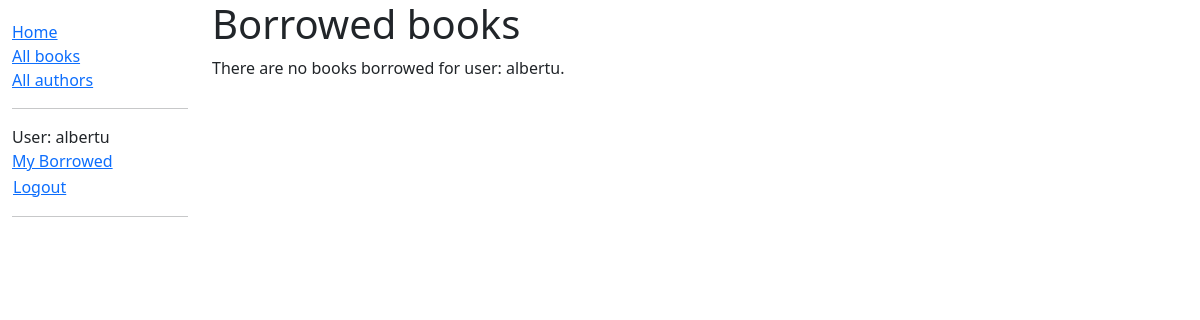
Page /catalog/mybooks/ (signed in) on the earlier database version.
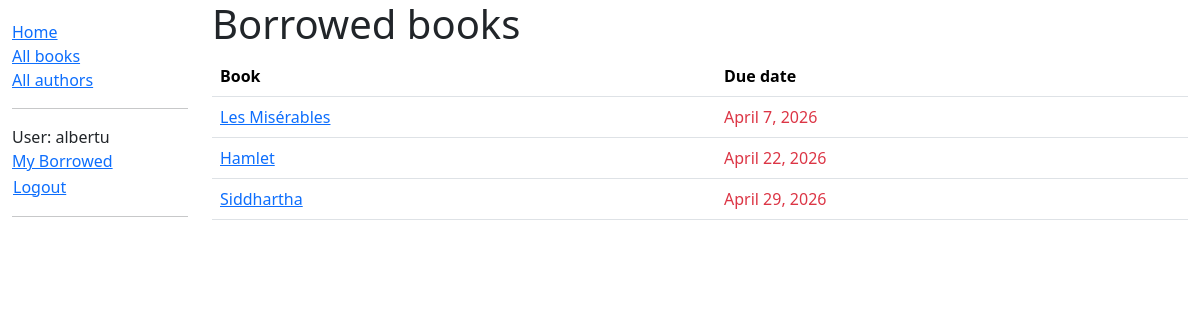
Same page on the later database version.
### catalog/models.py (models this page shows, shortened)
class BookInstance(models.Model):
    LOAN_STATUS = (
        ("m", "Maintenance"),
        ("o", "On loan"),
        ("a", "Available"),
        ("r", "Reserved"),
    )
    id = models.UUIDField(
        primary_key=True,
        default=uuid.uuid4,
        help_text="Unique ID for this book instance across the whole library"
    )
    book = models.ForeignKey(to=Book, on_delete=models.RESTRICT, null=True)
    imprint = models.CharField(max_length=200)
    due_back = models.DateField(null=True, blank=True)
    status = models.CharField(
        max_length=1,
        choices=LOAN_STATUS,
        blank=True,
        default="m",
        help_text="Book availability",
    )
    borrower = models.ForeignKey(to=settings.AUTH_USER_MODEL, on_delete=models.SET_NULL, null=True, blank=True)
    @property
    def is_overdue(self):
        return bool(self.due_back and date.today() > self.due_back)
    class Meta:
        ordering = ['due_back']
        permissions = (
            ("can_mark_returned", "Set book as returned"),
        )

class Book(models.Model):
    title = models.CharField(max_length=200)
    author = models.ForeignKey(to=Author, on_delete=models.RESTRICT, null=True)
    summary = models.TextField(
        max_length=1000,
        help_text="Enter a brief description of the book"
        )
    isbn = models.CharField(
        verbose_name="ISBN",
        max_length=13,
        unique=True,
        help_text='13 Character <a href="https://www.isbn-international.org/content/what-isbn'
                                      '">ISBN number</a>',
        validators=[is_isbn]
        )
    genre = models.ManyToManyField(
        to=Genre,
        help_text="Select a genre for this book.")
    language = models.ForeignKey(to=Language, on_delete=models.RESTRICT, null=False)
    def display_genre(self):
        """Create a string for the genre. Required to display genre in admin."""
        return ", ".join(genre.name for genre in self.genre.all()[:3])
    display_genre.short_description = "Genre"

### catalog/views.py (the view)
# urls.py: path("mybooks/", views.LoanedBooksByUserListView.as_view(), name="my-borrowed"),
class LoanedBooksByUserListView(LoginRequiredMixin, generic.ListView):
    model = BookInstance
    template_name = "catalog/bookinstance_list_borrowed_user.html"
    paginate_by = 10
    def get_queryset(self):
        data = BookInstance.objects.filter(borrower=self.request.user).filter(status__exact="o").order_by("due_back")
        return data

### catalog/templates/catalog/bookinstance_list_borrowed_user.html
{% extends "catalog/base_generic.html" %}
{% block content %}
    <h1>Borrowed books</h1>
    {% if bookinstance_list %}
    <table class="table table-hover">
        <thead>
            <tr>
                <th scope="col">Book</th>
                <th scope="col">Due date</th>
            </tr>
        </thead>
        <tbody>
            {% for bookinst in bookinstance_list %}
            <tr>
                <td><a href="{% url "book-detail" bookinst.book.pk %}">{{bookinst.book.title}}</a></td>
                <td class="{% if bookinst.is_overdue %}text-danger{% endif %}">{{bookinst.due_back}}</td>
            </tr>
            {% endfor %}
        </tbody>
    </table>
    {% else %}
        <p>There are no books borrowed for user: {{user.get_username}}.</p>
    {% endif %}
{% endblock content %}

### catalog/templates/catalog/base_generic.html (shortened to what this page needs)
<!doctype html>
<html lang="en">
  <head>
    <link href="https://cdn.jsdelivr.net/npm/bootstrap@5.3.3/dist/css/bootstrap.min.css"
      rel="stylesheet"
>
    {% load static %}
    <link rel="stylesheet" href="{% static 'css/styles.css' %}" />
  </head>
  <body>
    <div class="container-fluid">
      <div class="row">
        <div class="col-sm-2">
          {% block sidebar %}
            <ul class="sidebar-nav">
              <li><a href="{% url "index" %}">Home</a></li>
              <li><a href="{% url "books" %}">All books</a></li>
              <li><a href="{% url "authors" %}">All authors</a></li>
              <hr>
              {% if user.is_authenticated %}
                <li>User: {{ user.get_username }}</li>
                <li><a href="{% url "my-borrowed" %}">My Borrowed</a></li>
                <li>
                  <form id="logout-form" method="post" action="{% url "logout" %}">
                    <button type="submit" class="btn btn-link">Logout</button>
                  </form>
                </li>
              {% else %}
                <li><a href="{% url "login" %}?next={% url "index" %}">Login</a></li>
              {% endif %}
              <hr>
            </ul>
          {% endblock %}
        </div>
        <div class="col-sm-10 ">
          {% block content %}{% endblock content %}
        </div>
      </div>
    </div>
  </body>
</html>

Differences in the rows shown:
added BookInstance: book "Les Misérables", due_back "April 7, 2026"
added BookInstance: book "Hamlet", due_back "April 22, 2026"
now on this page (row edited): BookInstance: book "Siddhartha", due_back "April 29, 2026"
Other differences:
{{ user.get_username }}: "albertu" → (not shown)
text no longer shown: "There are no books borrowed for user: ."
text now shown: "Book Due date"
